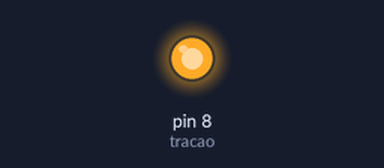
This sketch was run on a simulated Arduino Uno, built with avr-gcc and run on an emulated ATmega328P. On the bench: output pins drawn as LEDs (lit = HIGH). What the sketch prints to the serial monitor is not drawn.

Above: at 0.1 s.
Timing chart, 0 to 1.6 s (numbered marks = the images above):
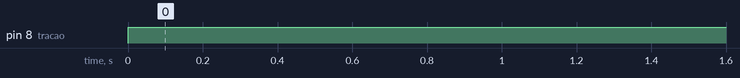

Measured:
- by itself, pin 8 (tracao): LOW → HIGH at 0.00 s

The sketch:

arduinoAutonomo.ino
```cpp
// ========================================================================================================
// --- Variáveis Globais ---
int           rpm,distancia;
int           tracao    = 8;
double        andei;
volatile byte pulsos;
unsigned long timeold;

//Altere o numero abaixo de acordo com o seu disco encoder
unsigned int pulsos_por_volta = 20;

// ========================================================================================================
// --- Interrupção ---
void contador()
{
  //Incrementa contador
  pulsos++;
  andei = 1.065 * pulsos;
}


// ========================================================================================================
// --- Configurações Iniciais ---
void setup()
{
  Serial.begin(115200);

  pinMode(2, INPUT);
  pinMode(tracao, OUTPUT);


  //Interrupcao 0 - pino digital 2
  //Aciona o contador a cada pulso
  attachInterrupt(0, contador, RISING);
  pulsos    = 0;
  andei     = 0;
  distancia = 40;
  rpm       = 0;
  timeold   = 0;


} //end setup


// ========================================================================================================
// --- Loop Infinito ---
void loop()
{
          while(andei < distancia)
          {
              //Desabilita interrupcao durante o calculo
              detachInterrupt(0);
              digitalWrite(tracao, HIGH);
              //Mostra o valor de RPM no serial monitor
              Serial.print("Pulsos = ");
              Serial.println(pulsos, DEC);
              Serial.println(andei);
              //Habilita interrupcao
              attachInterrupt(0, contador, RISING);
          }
          digitalWrite(tracao, LOW);
          Serial.print("Finalizou andando ");
          Serial.println(andei);
          delay(3000);
          //REINICIA O ANDAMENTO
          andei = 0;
          pulsos    = 0;


} //end loop
```
